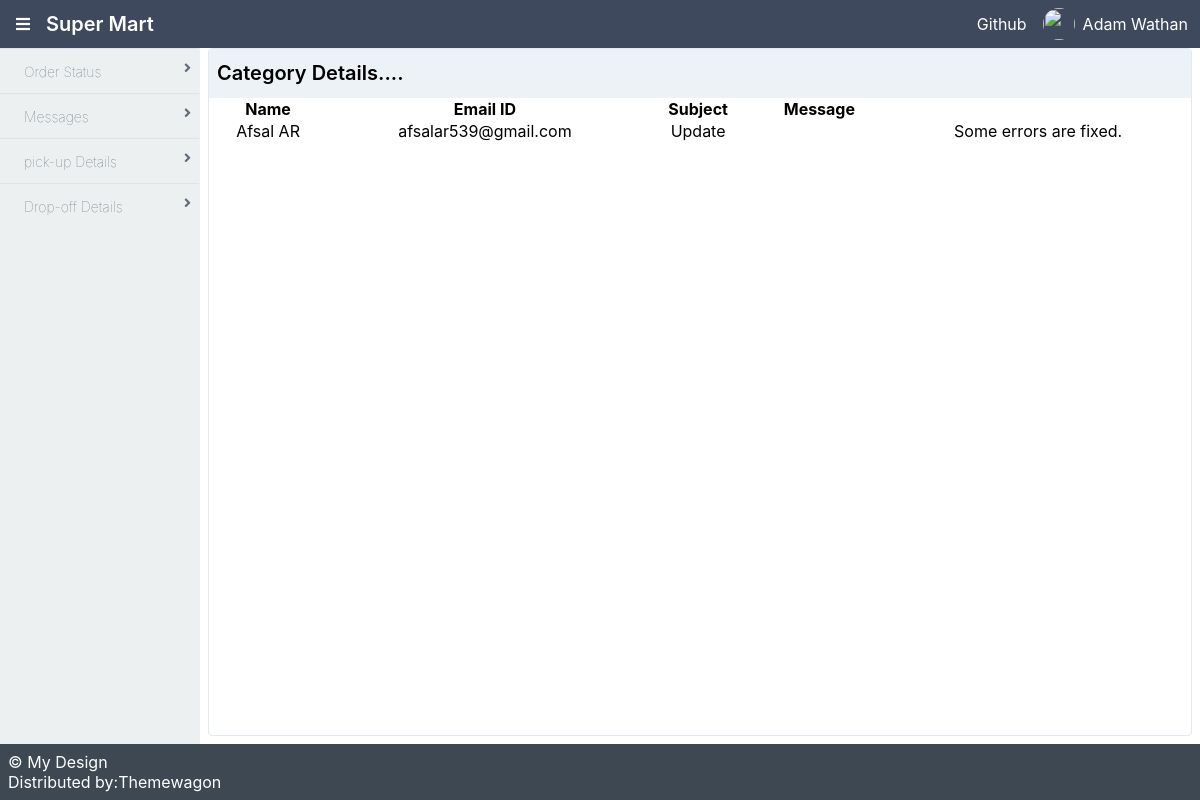
The app's page /backend/message/ with its own data.
### logic/models.py (models this page shows)
class contactdb(models.Model):
    name = models.CharField(max_length=100, null=True, blank=True)
    email = models.CharField(max_length=100, null=True, blank=True)
    subject = models.CharField(max_length=100, null=True, blank=True)
    message = models.CharField(max_length=200, null=True, blank=True)

### backend/views.py (the view)
# urls.py: path('message/', views.message, name='message'),
def message(request):
    dat = contactdb.objects.all()
    return render(request, 'messageshow.html', {'dat': dat})

### backend/templates/messageshow.html (shortened to what this page needs)
<!DOCTYPE html>
{% extends 'bindex.html' %}
{% block content %}
<html lang="en">
<head>
</head>
<body>
<div class="flex flex-1  flex-col md:flex-row lg:flex-row mx-2">
    <div class="mb-2 border-solid border-gray-300 rounded border shadow-sm w-full">
        <div class="bg-gray-200 px-2 py-3 border-solid border-gray-200 border-b">
            <h1>Category Details....</h1>
        </div>
        <table style="width:100%;text-align: center">
            <tr>
                <th>Name</th>
                <th>Email ID</th>
                <th>Subject</th>
                <th>Message</th>
            </tr>
            {% for i in dat %}
            <tr>
                <td>{{i.name}}</td>
                <td>{{i.email}}</td>
                <td>{{i.subject}}</td>
                <td>{{i.re_date}}</td>
                <td>{{i.message}}</td>
            </tr>
            {% endfor %}
        </table>
    </div>
</div>
</body>
</html>
{% endblock %}

### records on screen
contactdb: name "Afsal AR", email "afsalar539@gmail.com", subject "Update", message "Some errors are fixed."
